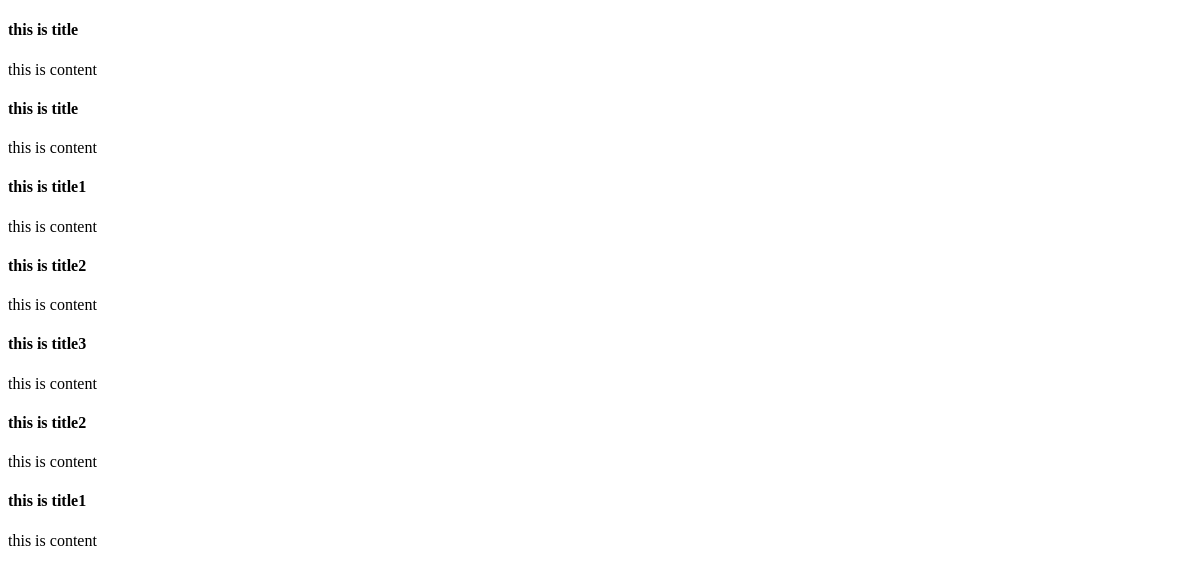
Page /second/list/ on the earlier database version.
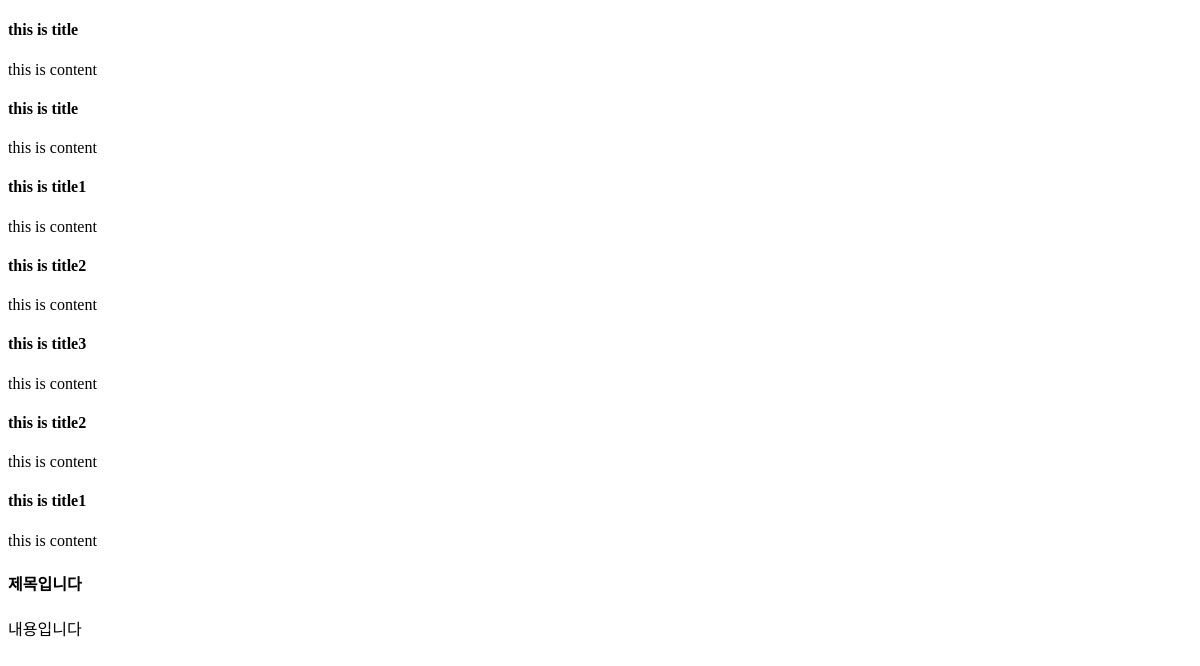
Same page on the later database version.
### second/models.py (models this page shows)
class Post(models.Model):
    title = models.CharField(max_length=30)
    content = models.TextField()
    created_at = models.DateTimeField(auto_now_add=True)
    updated_at = models.DateTimeField(auto_now=True)

### second/views.py (the view)
# urls.py: path('list/', views.list, name="list"),
def list(request):
    context = {
        'items': Post.objects.all()
    }
    return render(request, 'second/list.html', context)

### second/templates/second/list.html (shortened to what this page needs)
<!DOCTYPE html>
<html lang="ko">
<head>
</head>
<body>
    {% for item in items %}
    <div>
        <h4>
            {{  item.title }}
        </h4>
        <p>
            {{  item.content }}
        </p>
    </div>
    {% endfor %}
</body>
</html>

Differences in the rows shown:
added Post: title "제목입니다", content "내용입니다"
